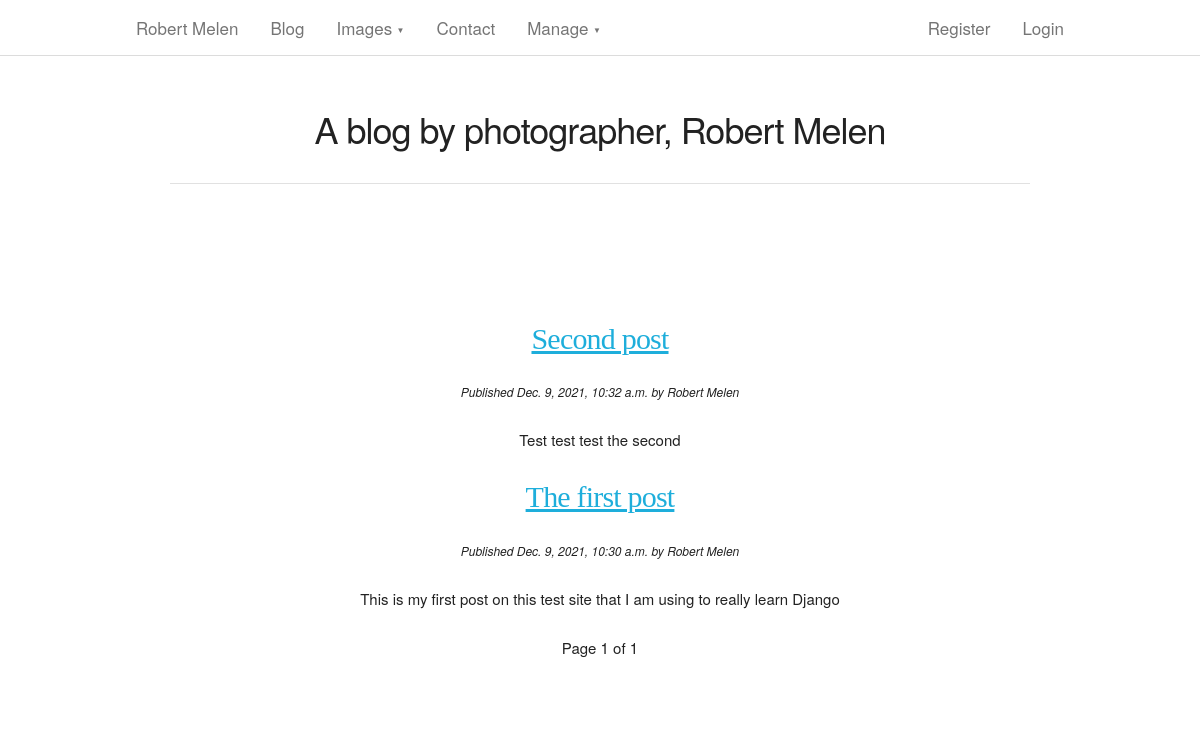
The app's page /myblog/featured/ with its own data.
### myblog/models.py (models this page shows, shortened)
class Post(models.Model):
    STATUS = (
        ('published', 'Published'),
        ('unpublished', 'Unpublished'),
    )
    title = models.CharField(max_length=250, null=False, blank=False)
    summary = models.CharField(max_length=100, blank=True)
    slug = models.SlugField(unique_for_date='publish')
    author = models.ForeignKey(Author, on_delete=models.CASCADE, related_name='blog_posts')
    body = models.CharField(max_length=5000, null=False, blank=False)
    publish = models.DateTimeField(default=timezone.now)
    created = models.DateTimeField(auto_now_add=True)
    edited = models.DateTimeField(auto_now_add=True)
    status = models.CharField(max_length=50, choices=STATUS, default='unpublished')
    featured = models.BooleanField(default=False)
    objects = models.Manager()
    published = PublishedManager()
    feature = FeaturedManager()
    tags = TaggableManager(verbose_name="Add Tags", help_text="Use comma to separate")
    class Meta:
        ordering = ('-publish',)
    def get_absolute_url(self):
        return reverse('myblog:post_detail', args=[self.publish.year,
                                                   self.publish.month,
                                                   self.publish.day,
                                                   self.slug])

class Author(models.Model):
    name = models.CharField(max_length=100, null=True, blank=True)
    email = models.EmailField(max_length=70,blank=True,unique=True)
    bio = models.TextField(max_length=200, null=True, blank=True)
    def __str__(self):
        return self.name

### myblog/views.py (the view)
# urls.py: path('featured/', views.PostFeaturedView.as_view(), name='featured_list'),
class PostFeaturedView(ListView):
    queryset = Post.feature.all()
    context_object_name = 'featured'
    paginate_by = 3
    template_name = 'post/featured.html'

### myblog/templates/post/featured.html (shortened to what this page needs)
{% extends "blog/base.html" %}
{% block content %}
{% for post in featured %}
    <h4>
        <a href="{{ post.get_absolute_url }}">
            {{ post.title }}
        </a>
    </h4>
    <p>
        <small><em>Published {{ post.publish }} by {{ post.author }}</small></em>
    </p>
    {{ post.body|truncatewords:30|linebreaks }}
{% endfor %}
{% include "pagination.html" with page=page_obj %}
{% endblock %}

### myblog/static/css/skeleton.css (style rules this page uses)
html { font-size: 62.5%; }
body { font-size: 1.5em; line-height: 1.6; font-weight: 400; font-family: "Raleway", "HelveticaNeue", "Helvetica Neue", Helvetica, Arial, sans-serif; color: #222; }
h1, h2, h3, h4, h5, h6 { margin-top: 0; margin-bottom: 2rem; font-weight: 300; }
h4 { font-size: 2.4rem; line-height: 1.35; letter-spacing: -.08rem; }
@media (min-width: 550px) { h4 { font-size: 3.0rem; } }
p { margin-top: 0; }
a { color: #1EAEDB; }
pre, blockquote, dl, figure, table, p, ul, ol, form { margin-bottom: 2.5rem; }

### myblog/static/css/gh.css (style rules this page uses)
body { padding-top: 56px; }

### records on screen
Post: title "Second post", publish "Dec. 9, 2021, 10:32 a.m.", author "Robert Melen", body "Test test test the second"
Post: title "The first post", publish "Dec. 9, 2021, 10:30 a.m.", author "Robert Melen", body "This is my first post on this test site that I am using to really learn Django"

### other values on screen
{{ page.number }} "1"
{{ page.paginator.num_pages }} "1"
